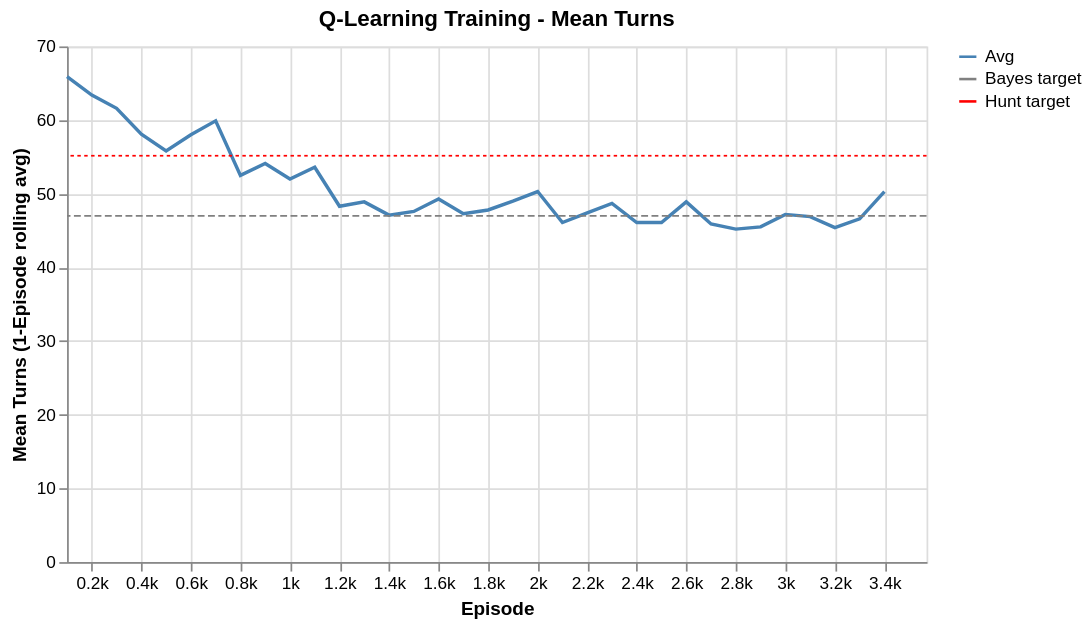

Source (notebook cell):
### Code cell
mean_turns = make_chart(
    q_learning_df, "mean_turns", pl.min, arg_col="episode", window_size=1
)

hunt_baseline = 55.16
hunt_baseline_rule = (
    alt.Chart(pl.DataFrame({"y": [hunt_baseline], "series": ["Hunt target"]}))
    .mark_rule(strokeDash=[2, 2])
    .encode(
        y=alt.Y("y:Q"),
        color=alt.Color(
            "series:N",
            scale=alt.Scale(domain=["Hunt target"], range=["grey"]),
            legend=alt.Legend(title=""),
        ),
    )
)

mean_turns += bayes_baseline_rule + hunt_baseline_rule

# Summary Stats
print(f"Total episodes:  {q_learning_df['episode'].max()}")
print(f"Total steps:     {q_learning_df['steps'].max()}")
print(f"Best mean turns: {q_learning_df['mean_turns'].min():.1f}")
title = alt.TitleParams("Q-Learning Training - Mean Turns", anchor="middle")
(mean_turns).properties(title=title)

### Figure 1 — Vega specification as saved in the notebook (floating-point values rounded to 4 significant figures)
{"$schema": "https://vega.github.io/schema/vega/v6.json", "data": [{"name": "source_0", "values": [{"episode": 100, "epsilon": 0.297, "steps": 7141, "mean_turns": 65.9, "mean_turns_rolling": 65.9, "series": "Avg"}, {"episode": 200, "epsilon": 0.2941, "steps": 13200, "mean_turns": 63.4, "mean_turns_rolling": 63.4, "series": "Avg"}, {"episode": 300, "epsilon": 0.2911, "steps": 19245, "mean_turns": 61.6, "mean_turns_rolling": 61.6, "series": "Avg"}, {"episode": 400, "epsilon": 0.2882, "steps": 25140, "mean_turns": 58.1, "mean_turns_rolling": 58.1, "series": "Avg"}, {"episode": 500, "epsilon": 0.2854, "steps": 30828, "mean_turns": 55.8, "mean_turns_rolling": 55.8, "series": "Avg"}, {"episode": 600, "epsilon": 0.2825, "steps": 36370, "mean_turns": 58.0, "mean_turns_rolling": 58.0, "series": "Avg"}, {"episode": 700, "epsilon": 0.2797, "steps": 42005, "mean_turns": 59.9, "mean_turns_rolling": 59.9, "series": "Avg"}, {"episode": 800, "epsilon": 0.2769, "steps": 47557, "mean_turns": 52.5, "mean_turns_rolling": 52.5, "series": "Avg"}, {"episode": 900, "epsilon": 0.2742, "steps": 53236, "mean_turns": 54.1, "mean_turns_rolling": 54.1, "series": "Avg"}, {"episode": 1000, "epsilon": 0.2714, "steps": 58716, "mean_turns": 52.0, "mean_turns_rolling": 52.0, "series": "Avg"}, {"episode": 1100, "epsilon": 0.2687, "steps": 64091, "mean_turns": 53.6, "mean_turns_rolling": 53.6, "series": "Avg"}, {"episode": 1200, "epsilon": 0.2661, "steps": 69177, "mean_turns": 48.3, "mean_turns_rolling": 48.3, "series": "Avg"}, {"episode": 1300, "epsilon": 0.2634, "steps": 74312, "mean_turns": 48.9, "mean_turns_rolling": 48.9, "series": "Avg"}, {"episode": 1400, "epsilon": 0.2608, "steps": 79494, "mean_turns": 47.1, "mean_turns_rolling": 47.1, "series": "Avg"}, {"episode": 1500, "epsilon": 0.2582, "steps": 84610, "mean_turns": 47.6, "mean_turns_rolling": 47.6, "series": "Avg"}, {"episode": 1600, "epsilon": 0.2556, "steps": 89625, "mean_turns": 49.3, "mean_turns_rolling": 49.3, "series": "Avg"}, {"episode": 1700, "epsilon": 0.2531, "steps": 94824, "mean_turns": 47.3, "mean_turns_rolling": 47.3, "series": "Avg"}, {"episode": 1800, "epsilon": 0.2506, "steps": 100020, "mean_turns": 47.8, "mean_turns_rolling": 47.8, "series": "Avg"}, {"episode": 1900, "epsilon": 0.2481, "steps": 105044, "mean_turns": 49.0, "mean_turns_rolling": 49.0, "series": "Avg"}, {"episode": 2000, "epsilon": 0.2456, "steps": 110117, "mean_turns": 50.3, "mean_turns_rolling": 50.3, "series": "Avg"}, {"episode": 2100, "epsilon": 0.2432, "steps": 115266, "mean_turns": 46.1, "mean_turns_rolling": 46.1, "series": "Avg"}, {"episode": 2200, "epsilon": 0.2408, "steps": 120361, "mean_turns": 47.4, "mean_turns_rolling": 47.4, "series": "Avg"}, {"episode": 2300, "epsilon": 0.2384, "steps": 125393, "mean_turns": 48.7, "mean_turns_rolling": 48.7, "series": "Avg"}, {"episode": 2400, "epsilon": 0.236, "steps": 130362, "mean_turns": 46.1, "mean_turns_rolling": 46.1, "series": "Avg"}, {"episode": 2500, "epsilon": 0.2336, "steps": 135394, "mean_turns": 46.1, "mean_turns_rolling": 46.1, "series": "Avg"}, {"episode": 2600, "epsilon": 0.2313, "steps": 140536, "mean_turns": 48.9, "mean_turns_rolling": 48.9, "series": "Avg"}, {"episode": 2700, "epsilon": 0.229, "steps": 145473, "mean_turns": 45.9, "mean_turns_rolling": 45.9, "series": "Avg"}, {"episode": 2800, "epsilon": 0.2267, "steps": 150520, "mean_turns": 45.2, "mean_turns_rolling": 45.2, "series": "Avg"}, {"episode": 2900, "epsilon": 0.2245, "steps": 155503, "mean_turns": 45.5, "mean_turns_rolling": 45.5, "series": "Avg"}, {"episode": 3000, "epsilon": 0.2222, "steps": 160474, "mean_turns": 47.2, "mean_turns_rolling": 47.2, "series": "Avg"}, {"episode": 3100, "epsilon": 0.22, "steps": 165550, "mean_turns": 46.9, "mean_turns_rolling": 46.9, "series": "Avg"}, {"episode": 3200, "epsilon": 0.2178, "steps": 170497, "mean_turns": 45.4, "mean_turns_rolling": 45.4, "series": "Avg"}, {"episode": 3300, "epsilon": 0.2157, "steps": 175409, "mean_turns": 46.6, "mean_turns_rolling": 46.6, "series": "Avg"}, {"episode": 3400, "epsilon": 0.2135, "steps": 180372, "mean_turns": 50.3, "mean_turns_rolling": 50.3, "series": "Avg"}]}, {"name": "source_1", "values": [{"series": "Bayes target", "y": 47.01}]}, {"name": "source_2", "values": [{"series": "Hunt target", "y": 55.16}]}, {"name": "source_0_x_domain_episode", "values": [{"min": 100, "max": 3400}]}], "marks": [{"type": "group", "name": "layer_0_pathgroup", "from": {"facet": {"data": "source_0", "name": "faceted_path_layer_0_main", "groupby": ["series"]}}, "encode": {"update": {"width": {"field": {"signal": null, "datum": null, "group": "width", "parent": null}}, "height": {"field": {"signal": null, "datum": null, "group": "height", "parent": null}}}}, "marks": [{"type": "line", "name": "layer_0_marks", "from": {"data": "faceted_path_layer_0_main"}, "sort": {"field": "x"}, "encode": {"update": {"y": {"field": "mean_turns_rolling", "scale": "y"}, "stroke": {"field": "series", "scale": "color"}, "strokeWidth": {"value": 2}, "x": {"field": "episode", "scale": "x"}, "defined": {"signal": "isValid(datum[\"episode\"]) && isFinite(+datum[\"episode\"]) && isValid(datum[\"mean_turns_rolling\"]) && isFinite(+datum[\"mean_turns_rolling\"])"}}}, "style": ["line"]}]}, {"type": "rule", "name": "layer_1_layer_0_marks", "from": {"data": "source_1"}, "encode": {"update": {"stroke": {"field": "series", "scale": "color"}, "x2": {"value": 0}, "x": {"field": {"signal": null, "datum": null, "group": "width", "parent": null}}, "strokeDash": {"value": [4, 2]}, "y": {"field": "y", "scale": "y"}}}, "style": ["rule"]}, {"type": "rule", "name": "layer_1_layer_1_marks", "from": {"data": "source_2"}, "encode": {"update": {"x2": {"value": 0}, "x": {"field": {"signal": null, "datum": null, "group": "width", "parent": null}}, "y": {"field": "y", "scale": "y"}, "strokeDash": {"value": [2, 2]}, "stroke": {"field": "series", "scale": "color"}}}, "style": ["rule"]}], "scales": [{"name": "x", "type": "linear", "domain": [{"signal": "(data(\"source_0_x_domain_episode\")[0] || {}).min"}, {"signal": "(data(\"source_0_x_domain_episode\")[0] || {}).max"}], "range": [0, {"signal": "width"}], "zero": false, "domainMax": 3570}, {"name": "y", "type": "linear", "domain": {"fields": [{"data": "source_0", "field": "mean_turns_rolling"}, {"data": "source_1", "field": "y"}, {"data": "source_2", "field": "y"}]}, "range": [{"signal": "height"}, 0], "zero": true, "nice": true}, {"name": "color", "type": "ordinal", "domain": {"fields": [["Avg"], ["Bayes target"], ["Hunt target"]]}, "range": ["steelblue", "grey", "red"]}], "axes": [{"scale": "x", "ticks": false, "zindex": 0, "grid": true, "labels": false, "gridScale": "y", "orient": "bottom", "minExtent": 0, "tickCount": {"signal": "ceil(width/40)"}, "maxExtent": 0, "domain": false, "aria": false}, {"scale": "y", "aria": false, "maxExtent": 0, "orient": "left", "tickCount": {"signal": "ceil(height/40)"}, "domain": false, "minExtent": 0, "grid": true, "gridScale": "x", "zindex": 0, "ticks": false, "labels": false}, {"scale": "x", "title": "Episode", "labelFlush": true, "encode": {"labels": {"update": {"text": {"signal": "datum.value / 1000 + 'k'"}}}}, "tickCount": {"signal": "ceil(width/40)"}, "orient": "bottom", "labelOverlap": true, "grid": false, "zindex": 0}, {"scale": "y", "tickCount": {"signal": "ceil(height/40)"}, "title": "Mean Turns (1-Episode rolling avg)", "grid": false, "zindex": 0, "labelOverlap": true, "orient": "left"}], "title": {"text": "Q-Learning Training - Mean Turns", "anchor": "middle", "frame": "group"}, "background": "white", "legends": [{"stroke": "color", "symbolType": "stroke"}], "style": "cell", "height": 300, "width": 500, "padding": 5}
